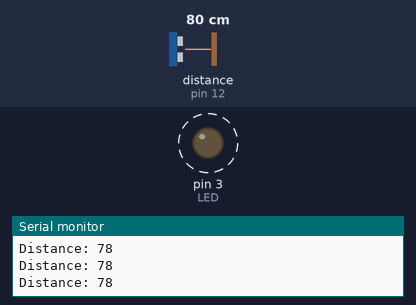
Simulated run of this sketch. Board: Arduino Uno, built with avr-gcc and run on an emulated ATmega328P. Parts: output pins drawn as LEDs (lit = HIGH), the last lines printed to the serial monitor. Wiring (inferred from the names in the program): ultrasonic range finder: trigger pin 13; echo pin 12. Dashed ring = blinking. The test bench sets the inputs (shaded band); at power-on: distance to the obstacle (sensor on pin 12) 80 cm. The echo pulse lasts 58.3 µs per cm; pins used as bus, display or sensor lines are not drawn.

Above: at 1.2 s.
1.3 s: distance to the obstacle (sensor on pin 12) set to 12 cm
At 1.43 s:
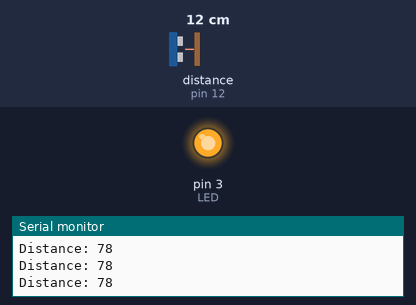
4.3 s: distance to the obstacle (sensor on pin 12) set to 9 cm
At 4.8 s:
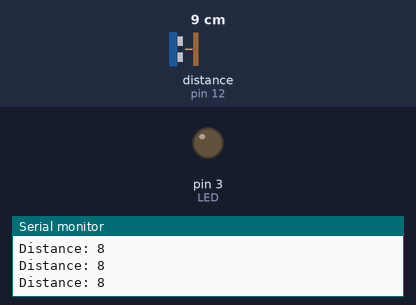
Timing chart, 0 to 7.3 s (numbered marks = the images above; inputs shaded):
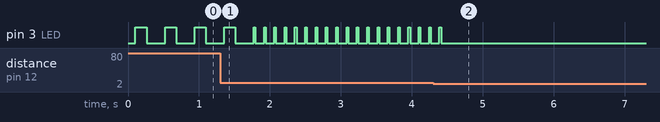

The sketch:

Turn_ext_led_on.ino
```cpp
int LED = 3; //Pin # for LED input
int trigPin = 13;
int echoPin = 12;

long duration;
int distance;

void setup() {
  Serial.begin(9600); // Starts serial communication so that values can be displayed.
  pinMode(LED, OUTPUT);
  pinMode(trigPin, OUTPUT); // Sends "pulse" for ultrasonic sensor to emit sound wave.
  pinMode(echoPin, INPUT); // Detects for the reflected sound wave produced once wave bounces off object.
}

void loop() {
 //Ensure trigPin is clear.
 digitalWrite(trigPin, LOW);
 delayMicroseconds(2);

 //Set trigPin on HIGH statefor 10 microsec
 digitalWrite(trigPin, HIGH);
 delayMicroseconds(10);
 digitalWrite(trigPin, LOW);

 // Read echoPin, return sound wave travel time in ms
 duration = pulseIn(echoPin, HIGH);

 // Calculate distance:
 distance = duration*0.034/2;

 // Prints distance on Serial Monitor.
 Serial.print("Distance: ");
 Serial.println(distance);
 delay(100);

 // Detects objects less than 1000 cm away
 if(distance >= 1000)
   digitalWrite(LED, HIGH);
 else if (distance < 10) {
   digitalWrite(LED, LOW);
 }
 else {
   digitalWrite(LED, HIGH);
   delay(distance*2); // Closer the object is the more frequent the blinks.
   digitalWrite(LED, LOW);
   delay(distance*2);
 }
}
```

Measured:
- the behaviour switches between 11 and 10 cm on distance to the obstacle (sensor on pin 12) (found by bisection; images 1 and 2)
- after the input at 4.3 s, pin 3 (LED): goes on until 4.4 s, then stays LOW
